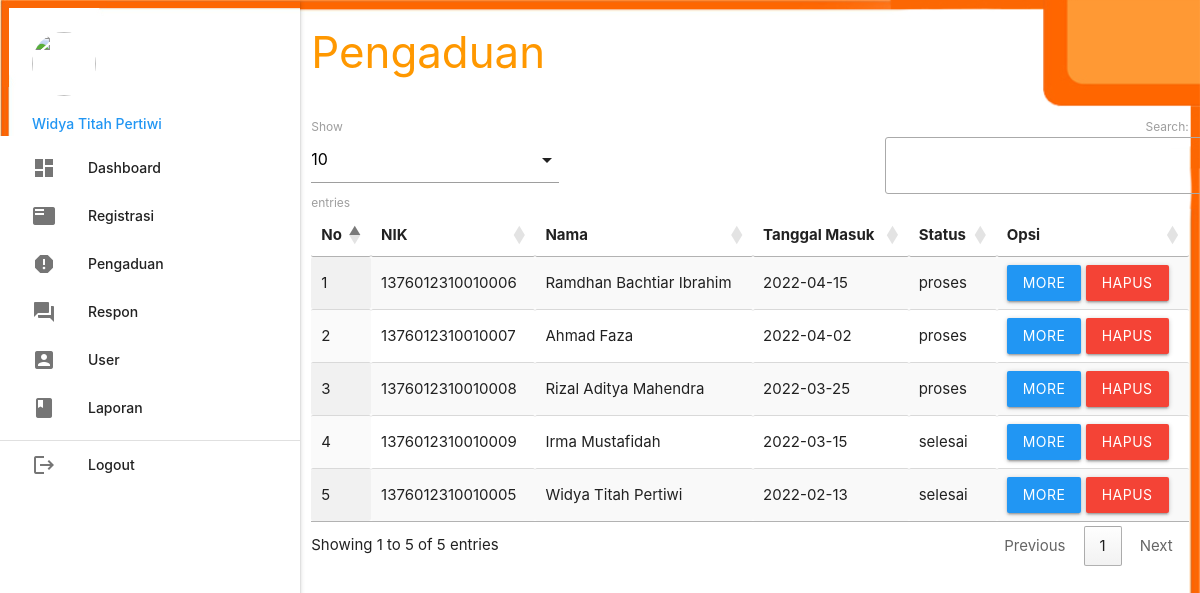
The page /admin/index.php?p=pengaduan (signed in) on the database its author committed.
### tables this page shows
CREATE TABLE `pengaduan` (
  `id_pengaduan` int(5) NOT NULL,
  `tgl_pengaduan` varchar(20) NOT NULL,
  `nik` varchar(16) NOT NULL,
  `isi_laporan` text NOT NULL,
  `status` enum('proses','selesai') NOT NULL
);

CREATE TABLE `masyarakat` (
  `nik` varchar(16) NOT NULL,
  `nama` varchar(35) NOT NULL,
  `username` varchar(25) NOT NULL,
  `password` varchar(255) NOT NULL,
  `telp` varchar(13) NOT NULL
);

### admin/pengaduan.php (the view, shortened to what this page needs)
       <div class="row">
         <div class="col s12 m9">
           <h3 class="orange-text">Pengaduan</h3>
         </div>
       </div>
       <table id="example" class="display responsive-table" style="width:100%">
         <thead>
             <tr>
			<th>No</th>
			<th>NIK</th>
			<th>Nama</th>
			<th>Tanggal Masuk</th>
			<th>Status</th>
			<th>Opsi</th>
             </tr>
         </thead>
         <tbody>
<?php
	$no=1;
	$query = mysqli_query($koneksi,"SELECT * FROM pengaduan INNER JOIN masyarakat ON pengaduan.nik=masyarakat.nik ORDER BY pengaduan.id_pengaduan DESC");
	while ($r=mysqli_fetch_assoc($query)) { ?>
	<tr>
		<td><?php echo $no++; ?></td>
		<td><?php echo $r['nik']; ?></td>
		<td><?php echo $r['nama']; ?></td>
		<td><?php echo $r['tgl_pengaduan']; ?></td>
		<td><?php echo $r['status']; ?></td>
		<td><a class="btn modal-trigger blue" href="#more?id_pengaduan=<?php echo $r['id_pengaduan'] ?>">More</a>  <a class="btn red" onclick="return confirm('Anda Yakin Ingin Menghapus Y/N')" href="index.php?p=pengaduan_hapus&id_pengaduan=<?php echo $r['id_pengaduan'] ?>">Hapus</a></td>
	</tr>
           <?php  }
            ?>
         </tbody>
       </table>

### admin/index.php (shortened to what this page needs)
<?php
	include '../conn/koneksi.php';
 ?>
  <!DOCTYPE html>
  <html>
    <head>
      <link type="text/css" rel="stylesheet" href="../css/materialize.min.css"  media="screen,projection"/>
      <link rel="stylesheet" href="https://cdnjs.cloudflare.com/ajax/libs/materialize/1.0.0/css/materialize.min.css">
      <link rel="stylesheet" type="text/css" href="https://cdn.datatables.net/1.10.19/css/jquery.dataTables.css">
    </head>
    <body style="background:url(../img/bg.jpg); background-size: cover;">
    <div class="row">
      <div class="col s12 m3">
          <ul id="slide-out" class="sidenav sidenav-fixed">
              <li>
                  <div class="user-view">
                      <div class="background">
                          <img src="../img/bg.jpg">
                      </div>
                      <a href="#user"><img class="circle" src="https://cdn5.vectorstock.com/i/1000x1000/01/69/businesswoman-character-avatar-icon-vector-12800169.jpg"></a>
                      <a href="#name"><span class="blue-text name"><?php echo ucwords($_SESSION['data']['nama_petugas']); ?></span></a>
                  </div>
              </li>
              <li><a href="index.php?p=dashboard"><i class="material-icons">dashboard</i>Dashboard</a></li>
              <li><a href="index.php?p=registrasi"><i class="material-icons">featured_play_list</i>Registrasi</a></li>
              <li><a href="index.php?p=pengaduan"><i class="material-icons">report</i>Pengaduan</a></li>
              <li><a href="index.php?p=respon"><i class="material-icons">question_answer</i>Respon</a></li>
              <li><a href="index.php?p=user"><i class="material-icons">account_box</i>User</a></li>
              <li><a href="index.php?p=laporan"><i class="material-icons">book</i>Laporan</a></li>
              <li>
                  <div class="divider"></div>
              </li>
              <li><a class="waves-effect" href="../index.php?p=logout"><i class="material-icons">logout</i>Logout</a></li>
          </ul>
          <a href="#" data-target="slide-out" class="btn sidenav-trigger"><i class="material-icons">menu</i></a>
      </div>
      <div class="col s12 m9">
	<?php
		if(@$_GET['p']==""){
			include_once 'dashboard.php';
		}
		elseif(@$_GET['p']=="dashboard"){
			include_once 'dashboard.php';
		}
		elseif(@$_GET['p']=="registrasi"){
			include_once 'registrasi.php';
		}
		elseif(@$_GET['p']=="regis_hapus"){
			$query = mysqli_query($koneksi,"DELETE FROM masyarakat WHERE nik='".$_GET['nik']."'");
			if($query){
				header('location:index.php?p=registrasi');
			}
		}
		elseif(@$_GET['p']=="pengaduan"){
			include_once 'pengaduan.php';
		}
		elseif(@$_GET['p']=="more"){
			include_once 'more.php';
		}
		elseif(@$_GET['p']=="respon"){
			include_once 'respon.php';
		}
		elseif(@$_GET['p']=="tanggapan_hapus"){
			$query = mysqli_query($koneksi,"DELETE FROM tanggapan WHERE id_tanggapan='".$_GET['id_tanggapan']."'");
			if($query){
				header('location:index.php?p=respon');
			}
		}
		elseif(@$_GET['p']=="user"){
			include_once 'user.php';
		}
		elseif(@$_GET['p']=="user_input"){
			include_once 'user_input.php';
		}
		elseif(@$_GET['p']=="user_edit"){
			include_once 'user_edit.php';
		}
		elseif(@$_GET['p']=="user_hapus"){
			$query = mysqli_query($koneksi,"DELETE FROM petugas WHERE id_petugas='".$_GET['id_petugas']."'");
			if($query){
				header('location:index.php?p=user');
			}
		}
		elseif(@$_GET['p']=="laporan"){
			include_once 'laporan.php';
		}
	 ?>
      </div>
    </div>
    </body>
  </html>

### rows shown on the page
pengaduan: masyarakat.nik "1376012310010006", masyarakat.nama "Ramdhan Bachtiar Ibrahim", tgl_pengaduan "2022-04-15", status "proses"
pengaduan: masyarakat.nik "1376012310010007", masyarakat.nama "Ahmad Faza", tgl_pengaduan "2022-04-02", status "proses"
pengaduan: masyarakat.nik "1376012310010008", masyarakat.nama "Rizal Aditya Mahendra", tgl_pengaduan "2022-03-25", status "proses"
pengaduan: masyarakat.nik "1376012310010009", masyarakat.nama "Irma Mustafidah", tgl_pengaduan "2022-03-15", status "selesai"
pengaduan: masyarakat.nik "1376012310010005", masyarakat.nama "Widya Titah Pertiwi", tgl_pengaduan "2022-02-13", status "selesai"

### other values the page prints
$_SESSION['data']['nama_petugas'] "Widya Titah Pertiwi"
